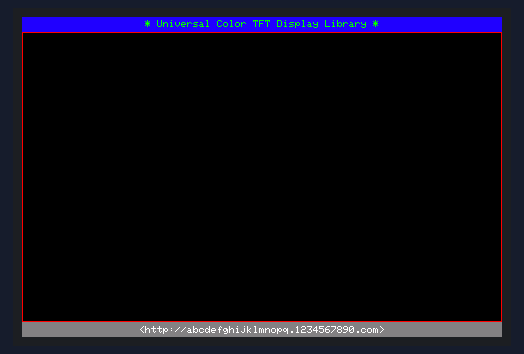
Simulated run of this sketch. Board: Arduino Uno, built with avr-gcc and run on an emulated ATmega328P. Shown: 480×320 colour display. Random numbers use the default seed unless the sketch sets one.

Above: at 0.5 s.
At 3.1 s:
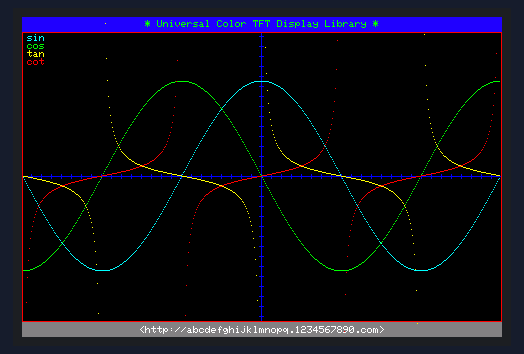
At 9.2 s:
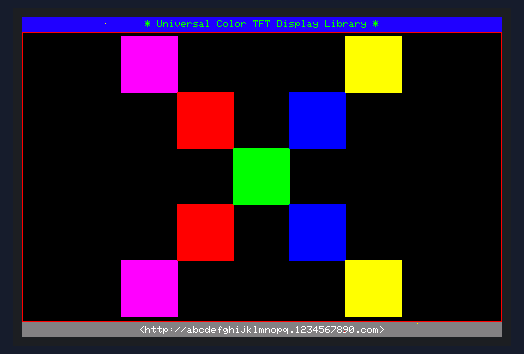
At 13.6 s:
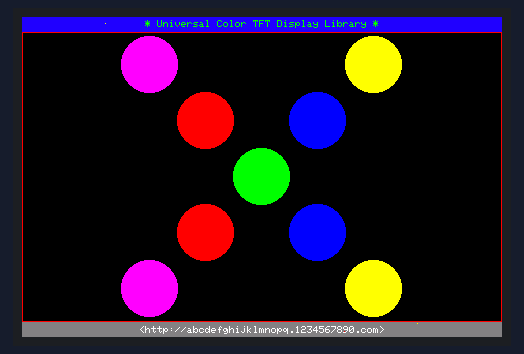
At 19.6 s:
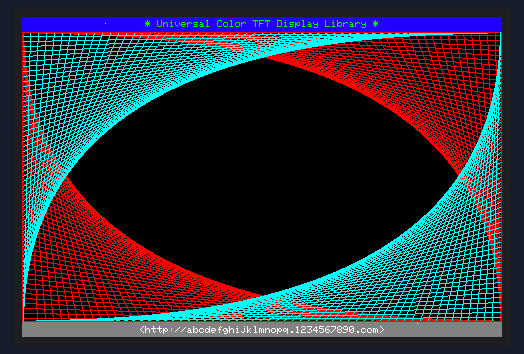
At 37.8 s:
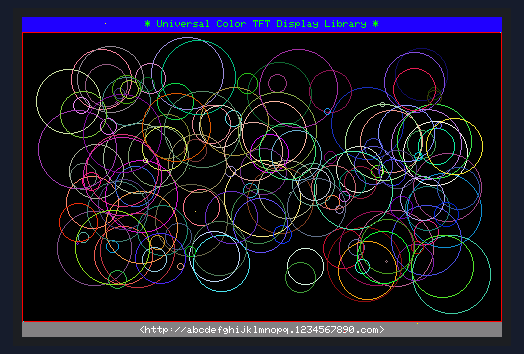

Measured:
- what the display in image 0 shows lasts 2.6 s, from 0.5 s to 3.1 s
- what the display in image 1 shows lasts 2.0 s, from 3.1 s to 5.1 s

The sketch:

colligate_test.ino
```cpp
// IMPORTANT: LCDWIKI_KBV LIBRARY MUST BE SPECIFICALLY
// CONFIGURED FOR EITHER THE TFT SHIELD OR THE BREAKOUT BOARD.

//This program is a demo of how to use most of the functions
//of the library with a supported display modules.

//Set the pins to the correct ones for your development shield or breakout board.
//when using the BREAKOUT BOARD only and using these 8 data lines to the LCD,
//pin usage as follow:
//             CS  CD  WR  RD  RST  D0  D1  D2  D3  D4  D5  D6  D7
//Arduino Uno  A3  A2  A1  A0  A4   8   9   2   3   4   5   6   7
//Arduino Mega A3  A2  A1  A0  A4   8   9   2   3   4   5   6   7

//the 16bit mode only use in Mega.you must modify the mode in the file of lcd_mode.h
//when using the BREAKOUT BOARD only and using these 16 data lines to the LCD,
//pin usage as follow:
//             CS  CD  WR  RD  RST  D0  D1  D2  D3  D4  D5  D6  D7  D8  D9  D10  D11  D12  D13  D14  D15
//Arduino Mega 40  38  39  44  41   37  36  35  34  33  32  31  30  22  23  24   25   26   27   28   29

//Remember to set the pins to suit your display module!

#include <LCDWIKI_GUI.h> //Core graphics library
#include <LCDWIKI_KBV.h> //Hardware-specific library

//the definiens of 8bit mode as follow:
//if the IC model is known or the modules is unreadable,you can use this constructed function
//LCDWIKI_KBV my_lcd(ILI9341,A3,A2,A1,A0,A4); //model,cs,cd,wr,rd,reset
//LCDWIKI_KBV my_lcd(ILI9325,A3,A2,A1,A0,A4); //model,cs,cd,wr,rd,reset
//LCDWIKI_KBV my_lcd(ILI9328,A3,A2,A1,A0,A4); //model,cs,cd,wr,rd,reset
//LCDWIKI_KBV my_lcd(HX8357D,A3,A2,A1,A0,A4); //model,cs,cd,wr,rd,reset
//LCDWIKI_KBV my_lcd(HX8347G,A3,A2,A1,A0,A4); //model,cs,cd,wr,rd,reset
//LCDWIKI_KBV my_lcd(HX8347I,A3,A2,A1,A0,A4); //model,cs,cd,wr,rd,reset
//LCDWIKI_KBV my_lcd(ILI9486,A3,A2,A1,A0,A4); //model,cs,cd,wr,rd,reset
//LCDWIKI_KBV my_lcd(ST7735S,A3,A2,A1,A0,A4); //model,cs,cd,wr,rd,reset

//if the IC model is not known and the modules is readable,you can use this constructed function
//LCDWIKI_KBV my_lcd(240,320,A3,A2,A1,A0,A4);//width,height,cs,cd,wr,rd,reset
LCDWIKI_KBV my_lcd(320,480,A3,A2,A1,A0,A4);//width,height,cs,cd,wr,rd,reset

//the definiens of 16bit mode as follow:
//if the IC model is known or the modules is unreadable,you can use this constructed function
//LCDWIKI_KBV my_lcd(ILI9341,40,38,39,44,41); //model,cs,cd,wr,rd,reset
//LCDWIKI_KBV my_lcd(ILI9325,40,38,39,44,41); //model,cs,cd,wr,rd,reset
//LCDWIKI_KBV my_lcd(ILI9328,40,38,39,44,41); //model,cs,cd,wr,rd,reset
//LCDWIKI_KBV my_lcd(HX8357D,40,38,39,44,41); //model,cs,cd,wr,rd,reset
//LCDWIKI_KBV my_lcd(HX8347G,40,38,39,44,41); //model,cs,cd,wr,rd,reset
//LCDWIKI_KBV my_lcd(HX8347I,40,38,39,44,41); //model,cs,cd,wr,rd,reset
//LCDWIKI_KBV my_lcd(ILI9486,40,38,39,44,41); //model,cs,cd,wr,rd,reset
//LCDWIKI_KBV mylcd(ILI9488,40,38,39,44,41); //model,cs,cd,wr,rd,reset
//LCDWIKI_KBV mylcd(ILI9481,40,38,39,44,41); //model,cs,cd,wr,rd,reset
//LCDWIKI_KBV my_lcd(ST7735S,40,38,39,44,41); //model,cs,cd,wr,rd,reset

//if the IC model is not known and the modules is readable,you can use this constructed function
//LCDWIKI_KBV my_lcd(240,320,40,38,39,44,41);//width,height,cs,cd,wr,rd,reset for
//LCDWIKI_KBV my_lcd(320,480,40,38,39,44,41);//width,height,cs,cd,wr,rd,reset

//display main surface
unsigned long show_text(void)
{
    unsigned long time_start = micros();
    my_lcd.Set_Draw_color(32, 0,255);
    my_lcd.Fill_Rectangle(0, 0, my_lcd.Get_Display_Width()-1, 14);
    my_lcd.Set_Text_colour(0, 255, 0);
    my_lcd.Set_Text_Size(1);
    my_lcd.Set_Text_Mode(1);
    my_lcd.Print_String("* Universal Color TFT Display Library *", CENTER, 3);

    my_lcd.Set_Draw_color(128, 128, 128);
    my_lcd.Fill_Rectangle(0, my_lcd.Get_Display_Height()-15, my_lcd.Get_Display_Width()-1, my_lcd.Get_Display_Height()-1);
    my_lcd.Set_Text_colour(255, 255, 255);
    my_lcd.Set_Text_Size(1);
    my_lcd.Set_Text_Mode(1);
    my_lcd.Print_String("<http://abcdefghijklmnopq.1234567890.com>", CENTER, my_lcd.Get_Display_Height()-11);

    my_lcd.Set_Draw_color(255, 0, 0);
    my_lcd.Draw_Rectangle(0, 15, my_lcd.Get_Display_Width()-1, my_lcd.Get_Display_Height()-16);
    return micros() - time_start;
}

//display triangle functions
unsigned long show_triangle_function(void)
{
     uint16_t i;
     unsigned long time_start = micros();
     // Draw crosshairs
     my_lcd.Set_Draw_color(0, 0, 255);
     my_lcd.Draw_Fast_VLine(my_lcd.Get_Display_Width()/2-1, 16, my_lcd.Get_Display_Height()- 32);
     my_lcd.Draw_Fast_HLine(1, my_lcd.Get_Display_Height()/2-1, my_lcd.Get_Display_Width()-2);
     for(i = 1;i <= (my_lcd.Get_Display_Height()- 32)/2/10;i++)
     {
         my_lcd.Draw_Fast_HLine(my_lcd.Get_Display_Width()/2-1-2, my_lcd.Get_Display_Height()/2-1-i*10, 5);
         my_lcd.Draw_Fast_HLine(my_lcd.Get_Display_Width()/2-1-2, my_lcd.Get_Display_Height()/2-1+i*10, 5);
     }
     for(i = 1;i <= (my_lcd.Get_Display_Width()-2)/2/10;i++)
     {
         my_lcd.Draw_Fast_VLine(my_lcd.Get_Display_Width()/2-1-i*10, my_lcd.Get_Display_Height()/2-1-2, 5);
         my_lcd.Draw_Fast_VLine(my_lcd.Get_Display_Width()/2-1+i*10, my_lcd.Get_Display_Height()/2-1-2, 5);
     }

     // Draw sin lines
     my_lcd.Set_Text_colour(0, 255, 255);
     my_lcd.Set_Text_Back_colour(0,0,0);
     my_lcd.Set_Text_Size(1);
     my_lcd.Set_Text_Mode(0);
     my_lcd.Print_String("sin",5,17);
     my_lcd.Set_Draw_color(0, 255, 255);
     for (i=1; i<my_lcd.Get_Display_Width()-2; i++)
     {
        my_lcd.Draw_Pixel(i,my_lcd.Get_Display_Height()/2-1+(sin(((i*1.13)*3.14)/180)*95));
     }

     // Draw cos lines
     my_lcd.Set_Text_colour(0, 255, 0);
     my_lcd.Set_Text_Back_colour(0,0,0);
     my_lcd.Set_Text_Size(1);
     my_lcd.Set_Text_Mode(0);
     my_lcd.Print_String("cos",5,25);
     my_lcd.Set_Draw_color(0, 255, 0);
     for (i=1; i<my_lcd.Get_Display_Width()-2; i++)
     {
        my_lcd.Draw_Pixel(i,my_lcd.Get_Display_Height()/2-1+(cos(((i*1.13)*3.14)/180)*95));
     }

     // Draw tan lines
     my_lcd.Set_Text_colour(255, 255, 0);
     my_lcd.Set_Text_Back_colour(0,0,0);
     my_lcd.Set_Text_Size(1);
     my_lcd.Set_Text_Mode(0);
     my_lcd.Print_String("tan",5,33);
     my_lcd.Set_Draw_color(255, 255, 0);
     for (i=1; i<my_lcd.Get_Display_Width()-2; i++)
     {
        my_lcd.Draw_Pixel(i,my_lcd.Get_Display_Height()/2-1+(tan(((i*1.13)*3.14)/180)*10));
     }

     // Draw cot lines
     my_lcd.Set_Text_colour(255, 0, 0);
     my_lcd.Set_Text_Back_colour(0,0,0);
     my_lcd.Set_Text_Size(1);
     my_lcd.Set_Text_Mode(0);
     my_lcd.Print_String("cot",5,41);
     my_lcd.Set_Draw_color(255, 0, 0);
     for (i=1; i<my_lcd.Get_Display_Width()-2; i++)
     {
        my_lcd.Draw_Pixel(i,my_lcd.Get_Display_Height()/2-1+1/(tan(((i*1.13)*3.14)/180)*0.1));
     }
     return micros()-time_start;
}

// Draw a moving sinewave
unsigned long show_sinewave(void)
{
   uint16_t buf[my_lcd.Get_Display_Width()-2],x = 1,i,y;
   unsigned long time_start = micros();
   int16_t wid = my_lcd.Get_Display_Width();
   int16_t t;
   float k;
   if(wid == 320)
   {
      t = 20;
      k = 1.1;
   }
   else
   {
     t = 15;
     k = 0.7;
   }
   my_lcd.Set_Draw_color(0, 0, 255);
   my_lcd.Draw_Fast_VLine(my_lcd.Get_Display_Width()/2-1, 16, my_lcd.Get_Display_Height()- 32);
   my_lcd.Draw_Fast_HLine(1, my_lcd.Get_Display_Height()/2-1, my_lcd.Get_Display_Width()-2);
   for (i=1; i<((my_lcd.Get_Display_Width()-2)*t); i++)
   {
      x++;
      if (x==my_lcd.Get_Display_Width()-1)
      {
          x=1;
      }
      if (i>my_lcd.Get_Display_Width()-1)
      {
          if ((x==my_lcd.Get_Display_Width()/2-1)||(buf[x-1]==my_lcd.Get_Display_Height()/2-1))
          {
              my_lcd.Set_Draw_color(0, 0, 255);
          }
          else
          {
             my_lcd.Set_Draw_color(0, 0, 0);
          }
          my_lcd.Draw_Pixel(x,buf[x-1]);
    }
    my_lcd.Set_Draw_color(255, 64, 255);
    y=my_lcd.Get_Display_Height()/2-1+(sin(((i*k)*3.14)/180)*(90-(i/100)));
    my_lcd.Draw_Pixel(x,y);
    buf[x-1]=y;
  }
  return micros()- time_start;
}

// Draw some filled rectangles
unsigned long show_fill_rectangle(void)
{
    uint16_t i;
    unsigned long time_start = micros();
    uint16_t side_len = (my_lcd.Get_Display_Height()-40)/5;
    uint16_t x_spec = (my_lcd.Get_Display_Width()-5*side_len)/2;
    uint16_t y_spec = (my_lcd.Get_Display_Height()-5*side_len)/2;
    for(i = 0;i<5;i++)
    {
          switch (i)
          {
            case 0:
              my_lcd.Set_Draw_color(255,0,255);
              break;
            case 1:
              my_lcd.Set_Draw_color(255,0,0);
              break;
            case 2:
              my_lcd.Set_Draw_color(0,255,0);
              break;
            case 3:
              my_lcd.Set_Draw_color(0,0,255);
              break;
            case 4:
              my_lcd.Set_Draw_color(255,255,0);
              break;
            default:
              break;
          }
          my_lcd.Fill_Rectangle(x_spec+i*side_len-1, y_spec+i*side_len-1, x_spec+(i+1)*side_len-1, y_spec+(i+1)*side_len-1);
          my_lcd.Fill_Rectangle(x_spec+i*side_len-1, y_spec+(5-i)*side_len-1, x_spec+(i+1)*side_len-1, y_spec+(4-i)*side_len-1);
     }
     return micros()- time_start;
}

// Draw some filled round rectangles
unsigned long show_fill_round_rectangle(void)
{
    uint16_t i;
    unsigned long time_start = micros();
    uint16_t side_len = (my_lcd.Get_Display_Height()-40)/5;
    uint16_t x_spec = (my_lcd.Get_Display_Width()-5*side_len)/2;
    uint16_t y_spec = (my_lcd.Get_Display_Height()-5*side_len)/2;
    for(i = 0;i<5;i++)
    {
          switch (i)
          {
            case 0:
              my_lcd.Set_Draw_color(255,0,255);
              break;
            case 1:
              my_lcd.Set_Draw_color(255,0,0);
              break;
            case 2:
              my_lcd.Set_Draw_color(0,255,0);
              break;
            case 3:
              my_lcd.Set_Draw_color(0,0,255);
              break;
            case 4:
              my_lcd.Set_Draw_color(255,255,0);
              break;
            default:
              break;
          }
          my_lcd.Fill_Round_Rectangle(x_spec+i*side_len-1, y_spec+i*side_len-1, x_spec+(i+1)*side_len-1, y_spec+(i+1)*side_len-1,10);
          my_lcd.Fill_Round_Rectangle(x_spec+i*side_len-1, y_spec+(5-i)*side_len-1, x_spec+(i+1)*side_len-1, y_spec+(4-i)*side_len-1,10);
     }
     return micros()- time_start;
}

// Draw some filled circles
unsigned long show_fill_circle(void)
{
    uint16_t i;
    unsigned long time_start = micros();
    uint16_t r_len = (my_lcd.Get_Display_Height()-40)/5/2;
    uint16_t x_spec = (my_lcd.Get_Display_Width()-5*r_len*2)/2;
    uint16_t y_spec = (my_lcd.Get_Display_Height()-5*r_len*2)/2;
    for(i = 0;i<5;i++)
    {
          switch (i)
          {
            case 0:
              my_lcd.Set_Draw_color(255,0,255);
              break;
            case 1:
              my_lcd.Set_Draw_color(255,0,0);
              break;
            case 2:
              my_lcd.Set_Draw_color(0,255,0);
              break;
            case 3:
              my_lcd.Set_Draw_color(0,0,255);
              break;
            case 4:
              my_lcd.Set_Draw_color(255,255,0);
              break;
            default:
              break;
          }
          my_lcd.Fill_Circle(x_spec+r_len+i*r_len*2-1, y_spec+r_len+i*r_len*2-1,r_len);
          my_lcd.Fill_Circle(x_spec+r_len+i*r_len*2-1, y_spec+(5-i)*r_len*2-r_len-1,r_len);
     }
     return micros()- time_start;
 }

// Draw some filled triangles
unsigned long show_fill_triangle(void)
{
    uint16_t i;
    unsigned long time_start = micros();
    uint16_t h_len = (my_lcd.Get_Display_Height()-40)/5;
    uint16_t side_len = (h_len*115)/100;
    uint16_t x_spec = (my_lcd.Get_Display_Width()-5*side_len)/2;
    uint16_t y_spec = (my_lcd.Get_Display_Height()-5*h_len)/2;
    for(i = 0;i<5;i++)
    {
          switch (i)
          {
            case 0:
              my_lcd.Set_Draw_color(255,0,255);
              break;
            case 1:
              my_lcd.Set_Draw_color(255,0,0);
              break;
            case 2:
              my_lcd.Set_Draw_color(0,255,0);
              break;
            case 3:
              my_lcd.Set_Draw_color(0,0,255);
              break;
            case 4:
              my_lcd.Set_Draw_color(255,255,0);
              break;
            default:
              break;
          }
          my_lcd.Fill_Triangle(x_spec+i*side_len-1,y_spec+(i+1)*h_len-1,x_spec+side_len/2+i*side_len-1,y_spec+i*h_len-1,x_spec+(i+1)*side_len-1,y_spec+(i+1)*h_len-1);
          my_lcd.Fill_Triangle(x_spec+i*side_len-1,y_spec+(5-i)*h_len-1,x_spec+side_len/2+i*side_len-1,y_spec+(4-i)*h_len-1,x_spec+(i+1)*side_len-1,y_spec+(5-i)*h_len-1);
     }
     return micros()- time_start;
}

// Draw some lines in a pattern
unsigned long show_grid_lines(void)
{
    uint16_t i;
    unsigned long time_start = micros();
    int16_t wid = my_lcd.Get_Display_Width();
   float k;
   if(wid == 320)
   {
      k = 1.44;
    }
    else
    {
     k = 1.6;
    }
    my_lcd.Set_Draw_color(255,0,0);
    for (i=16; i<my_lcd.Get_Display_Height()-17; i+=5)
    {
       my_lcd.Draw_Line(1, i, (i*k)-10, my_lcd.Get_Display_Height()-17);
     }
     my_lcd.Set_Draw_color(255,0,0);
     for (i=my_lcd.Get_Display_Height()-17; i>16; i-=5)
    {
      my_lcd.Draw_Line(my_lcd.Get_Display_Width()-2, i, (i*k)-11, 16);
    }
    my_lcd.Set_Draw_color(0,255,255);
    for (i=my_lcd.Get_Display_Height()-16; i>16; i-=5)
    {
        my_lcd.Draw_Line(1, i, (my_lcd.Get_Display_Height()-17)*k+10-(i*k), 16);
    }
    my_lcd.Set_Draw_color(0,255,255);
    for (int i=15; i<my_lcd.Get_Display_Height()-17; i+=5)
    {
        my_lcd.Draw_Line(my_lcd.Get_Display_Width()-2, i, (my_lcd.Get_Display_Height()-17)*k+10-(i*k), my_lcd.Get_Display_Height()-17);
    }
    return micros()- time_start;
}

// Draw some random pixels
unsigned long show_random_pixels(void)
{
    uint16_t i;
    unsigned long time_start = micros();
    for(i = 0;i< 10000;i++)
    {
       my_lcd.Set_Draw_color(random(255),random(255),random(255));
       my_lcd.Draw_Pixel(2+random(my_lcd.Get_Display_Width()-4),17+random(my_lcd.Get_Display_Height()-34));
    }
    return micros()- time_start;
}

// Draw some random lines
unsigned long show_random_lines(void)
{
    uint16_t i;
    unsigned long time_start = micros();
    for(i = 0;i< 300;i++)
    {
       my_lcd.Set_Draw_color(random(255),random(255),random(255));
       my_lcd.Draw_Line(2+random(my_lcd.Get_Display_Width()-4),17+random(my_lcd.Get_Display_Height()-34),2+random(my_lcd.Get_Display_Width()-4),17+random(my_lcd.Get_Display_Height()-34));
    }
    return micros()- time_start;
}

// Draw some random rectangles
unsigned long show_random_rectangles(void)
{
    uint16_t i;
    unsigned long time_start = micros();
    for(i = 0;i< 150;i++)
    {
       my_lcd.Set_Draw_color(random(255),random(255),random(255));
       my_lcd.Draw_Rectangle(2+random(my_lcd.Get_Display_Width()-4),17+random(my_lcd.Get_Display_Height()-34),2+random(my_lcd.Get_Display_Width()-4),17+random(my_lcd.Get_Display_Height()-34));
    }
    return micros()- time_start;
}

// Draw some random round rectangles
unsigned long show_random_round_rectangles(void)
{
    uint16_t i;
    unsigned long time_start = micros();
    for(i = 0;i< 150;i++)
    {
       my_lcd.Set_Draw_color(random(255),random(255),random(255));
       my_lcd.Draw_Round_Rectangle(2+random(my_lcd.Get_Display_Width()-4),17+random(my_lcd.Get_Display_Height()-34),2+random(my_lcd.Get_Display_Width()-4),17+random(my_lcd.Get_Display_Height()-34),5);
    }
    return micros()- time_start;
}

// Draw some random circles
unsigned long show_random_circles(void)
{
    uint16_t i;
    unsigned long time_start = micros();
    for(i = 0;i< 150;i++)
    {
       my_lcd.Set_Draw_color(random(255),random(255),random(255));
       my_lcd.Draw_Circle(41+random(my_lcd.Get_Display_Width()-82), 56+random(my_lcd.Get_Display_Height()-112), random(40));
    }
    return micros()- time_start;
}

// Draw some random triangles
unsigned long show_random_triangles(void)
{
    uint16_t i;
    unsigned long time_start = micros();
    for(i = 0;i< 150;i++)
    {
       my_lcd.Set_Draw_color(random(255),random(255),random(255));
       my_lcd.Draw_Triangle(2+random(my_lcd.Get_Display_Width()-4),17+random(my_lcd.Get_Display_Height()-34),2+random(my_lcd.Get_Display_Width()-4),17+random(my_lcd.Get_Display_Height()-34),2+random(my_lcd.Get_Display_Width()-4),17+random(my_lcd.Get_Display_Height()-34));
    }
    return micros()- time_start;
}

// Draw some random bit maps
unsigned long show_random_bit_map(void)
{
    uint16_t buf[48],i;
    unsigned long time_start = micros();
    int16_t len = (my_lcd.Get_Display_Height()*3/4)/6;
    for(i = 0;i< 48; i++)
    {
       my_lcd.Set_Draw_color(random(255), random(255), random(255));
       buf[i] = my_lcd.Get_Draw_color();
    }
    for(i = 1;i<=6;i++)
    {
        my_lcd.Draw_Bit_Map(my_lcd.Get_Display_Width()/2-1-((len/2)*4/3)*i, my_lcd.Get_Display_Height()/2-1-(len/2)*i, 8, 6, buf, i*(len/6));
        delay(100);
    }
    return micros()- time_start;
}

//Clear the screen
void clear_screen(void)
{
   delay(2000);
   my_lcd.Set_Draw_color(0, 0, 0);
   my_lcd.Fill_Rectangle(1, 16, my_lcd.Get_Display_Width()-2, my_lcd.Get_Display_Height()-17);
}

unsigned long (*show_function[])(void) =
 {
                                          show_text,
                                          show_triangle_function,
                                          show_sinewave,
                                          show_fill_rectangle,
                                          show_fill_round_rectangle,
                                          show_fill_circle,
                                          show_fill_triangle,
                                          show_grid_lines,
                                          show_random_pixels,
                                          show_random_lines,
                                          show_random_rectangles,
                                          show_random_round_rectangles,
                                          show_random_circles,
                                          show_random_triangles,
                                          show_random_bit_map,
                                          };
uint8_t *show_str[]=
 {
                       "show text                    :",
                       "show triangle function       :",
                       "show sinewave                :",
                       "show fill rectangle          :",
                       "show fill round rectangle    :",
                       "show fill circle             :",
                       "show fill triangle           :",
                       "show grid lines              :",
                       "show random pixels           :",
                       "show random lines            :",
                       "show random rectangles       :",
                       "show random round rectangles :",
                       "show random circles          :",
                       "show random triangles        :",
                       "show random bit_map          :"
                     };

//display the running time of programs
unsigned long show_total_time(void)
{
     uint16_t i;
     unsigned long buf[15];
     unsigned long time_start = micros();
     for(i = 0;i< 15;i++)
     {
        buf[i] = show_function[i]();
        clear_screen();
     }
     for(i = 0;i<15; i++)
     {
         my_lcd.Set_Text_colour(255, 165, 0);
         my_lcd.Set_Text_Size(1);
         my_lcd.Set_Text_Mode(1);
         my_lcd.Print_String(show_str[i], (my_lcd.Get_Display_Width()-260)/2-1, (my_lcd.Get_Display_Height()-150)/2+i*10-1);
         my_lcd.Set_Text_colour(0, 255, 0);
         my_lcd.Print_Number_Int(buf[i], (my_lcd.Get_Display_Width()-260)/2-1+200, (my_lcd.Get_Display_Height()-150)/2+i*10-1, 0, ' ', 10);
     }
     delay(5000);
     return micros()- time_start;
}

//display ending and total running time
void show_end(unsigned long run_time)
{
    my_lcd.Fill_Screen(0, 255, 255);
    my_lcd.Set_Draw_color(255, 0, 0);
    my_lcd.Fill_Round_Rectangle(my_lcd.Get_Display_Width()/2-1-120+1, my_lcd.Get_Display_Height()/2-1-60+1, my_lcd.Get_Display_Width()/2-1+120-1, my_lcd.Get_Display_Height()/2-1+60-1,5);
    my_lcd.Set_Text_colour(0, 255, 255);
    my_lcd.Set_Text_Size(1);
    my_lcd.Set_Text_Mode(1);
    my_lcd.Print_String("Running over!", CENTER, my_lcd.Get_Display_Height()/2-1-40);
    my_lcd.Print_String("That's ok!", CENTER, my_lcd.Get_Display_Height()/2-1-30);
    my_lcd.Print_String("After a few seconds,", CENTER, my_lcd.Get_Display_Height()/2-1-20);
    my_lcd.Print_String("it will restart.", CENTER, my_lcd.Get_Display_Height()/2-1-10);
    my_lcd.Print_String("Please wait ...", CENTER, my_lcd.Get_Display_Height()/2-1);
    my_lcd.Set_Text_colour(255, 255, 0);
    my_lcd.Print_String("Total runtime(us):  ", my_lcd.Get_Display_Width()/2-1-90, my_lcd.Get_Display_Height()/2-1+40);
    my_lcd.Set_Text_colour(0, 255, 0);
    my_lcd.Print_Number_Int(run_time, my_lcd.Get_Display_Width()/2-1+30, my_lcd.Get_Display_Height()/2-1+40, 0, ' ', 10);
    delay(10000);
}

void setup()
{
  my_lcd.Init_LCD();
  my_lcd.Fill_Screen(0x0);
  my_lcd.Set_Rotation(1);
}

void loop()
{
    unsigned long total_time;
    my_lcd.Fill_Screen(0x0);
    total_time = show_total_time();
    show_end(total_time);
}
```
